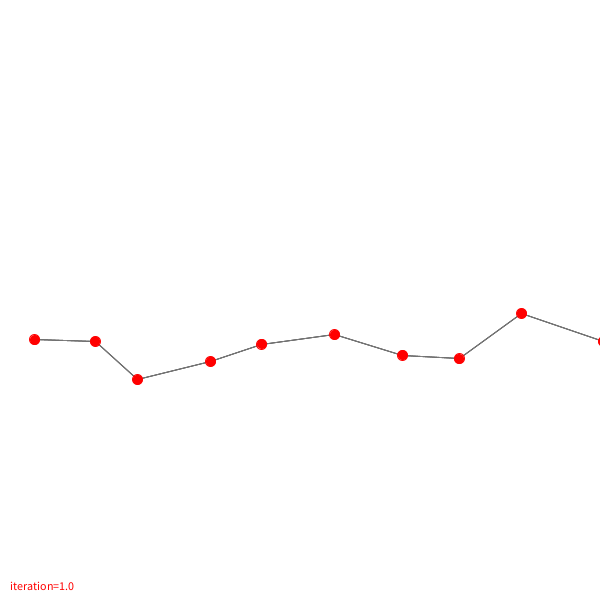
Frame 1 (no input)
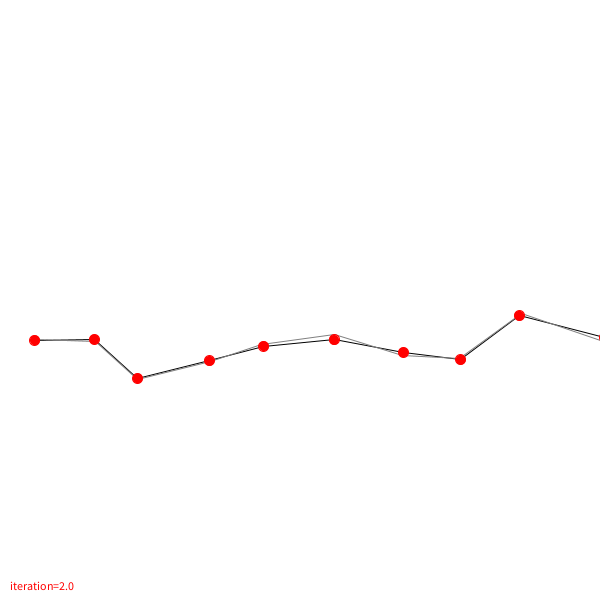
Frame 2 (the mouse pressed at the canvas centre, redrawn once)

The Processing sketch that drew these frames (run headless with seeded random() and noise(); the mouse was pressed at the canvas centre and the sketch redrawn once):

// Processing sketch: MetroSolver
// ── MetroSolver.pde
final int N = 10;

ArrayList<Vertex> vertices = new ArrayList<Vertex>();
ArrayList<Vertex> positions = new ArrayList<Vertex>();
ArrayList<Edge> edges = new ArrayList<Edge>();

float minimum_distance;
float dt = .01;
float iteration = 0;

float accuracy_weight = 1.0;
float grid_weight = 100.0;
float distance_weight = 10.0;
float octilinearity_weight = 1000.0;
void setup() {
  size(600, 600);
  float off = 0.0;
  float x = 0.0 + random(width/(N+1));
  float y = height/2 + height/(N+1) - random(height/(N+1));
  for(int i=0; i< N; i++) {
    positions.add(new Vertex(x, y));
    vertices.add(new Vertex(x, y));
    if(i > 0) {
      edges.add(new Edge(vertices.get(i-1), vertices.get(i)));
    }
    float dx=0, dy=0;
    while(dx < width/(2*N)) {
      off += 1;
      dx = width/N + (0.5 - noise(off)) * width / N;
      dy = (0.5 - noise(off + 360)) * 2 * height / N;
    }
    x += dx;
    y += dy;
  }
  minimum_distance = width/N;
  noLoop();
}

boolean running = false;

void mouseClicked() {
  if(running) {
    noLoop();
  } else {
    loop();
  }
  running = !running;
}

void draw() {
  iteration++;
  background(255);
  fill(0);
  stroke(0);
  // Draw the grid
  //for(int i = 0; i < N; i++) {
  //  for(int j = 0; j < N; j++) {
  //    ellipse(i*width/(N), j*height/(N), 3, 3);
  //  }
  //}
  // Draw the lines
  for(int i=0; i<vertices.size()-1; i++) {
    // Draw the refined path
    stroke(0);
    line(vertices.get(i).x, vertices.get(i).y, vertices.get(i+1).x, vertices.get(i+1).y);
    // Draw the original path
    stroke(128);
    line(positions.get(i).x, positions.get(i).y, positions.get(i+1).x, positions.get(i+1).y);
  }
  
  fill(255, 0, 0);
  stroke(255, 0, 0);
  
  for(int i=0; i<edges.size(); i++) {
    edges.get(i).optimize(octilinearity_weight);
  }
  
  // Calculate and apply forces
  float dx, dy, f, phi;
  for(int i=0; i<vertices.size(); i++) {
    // Draw the vertex 
    Vertex c = vertices.get(i);
    ellipse(c.x, c.y, 10, 10);
    
    // Snap the vertices to a grid
    //dx = round(c.x / (width/N)) - c.x / (width/N);
    //dy = round(c.y / (height/N)) - c.y / (height/N);
    //
    //f = grid_weight / (1+(sq(dx) + sq(dy))); // ~ 1/r^2
    //phi = atan2(dy, dx);
    //c.addForce(f * cos(phi), f * sin(phi));
    
    
    // Pull of original positions
    dx = positions.get(i).x - c.x;
    dy = positions.get(i).y - c.y;
    f = accuracy_weight * euclidean_distance(positions.get(i), c); //sqrt(sq(dx) + sq(dy));
    phi = atan2(dy, dx);
    c.addForce(f * cos(phi), f * sin(phi));
    
    
    if(i > 0) {
      // Apply a force based on the distance between this and the previous vertex
      Vertex w = vertices.get(i-1);
      dx = w.x - c.x;
      dy = w.y - c.y;
      f =  manhattan_hookes(c, w, distance_weight, minimum_distance);
      phi = atan2(dy, dx);
      c.addForce(f * cos(phi), f * sin(phi));
   }
    
   if(i < vertices.size()-1) {
      // Apply a force based on the distance between this and the next vertex
      Vertex e = vertices.get(i+1);
      dx = e.x - c.x;
      dy = e.y - c.y;
      f = manhattan_hookes(c, e, distance_weight, minimum_distance); //distance_weight * (distance(e, c) - minimum_distance);
      phi = atan2(dy, dx);
      c.addForce(f * cos(phi), f * sin(phi)); 
    }
    c.applyForce(dt);
  }
  
  text("iteration=" + str(iteration), 10, height - 10);
}

// ── util.pde
float manhattan_distance(Vertex a, Vertex b) {
  return max(abs(a.x - b.x), abs(a.y - b.y));
}

float euclidean_distance(Vertex a, Vertex b) {
  return sqrt(sq(a.x - b.x) + sq(a.y - b.y));
}

float angle(Vertex a, Vertex b) {
  return atan2(a.y - b.y, a.x - b.x);
}

class Vertex {
  float x;
  float y;
  float fx = 0.0;
  float fy = 0.0;
  boolean station = true;
  
  Vertex(float x, float y, boolean station) {
    this.x = x;
    this.y = y;
    this.station = station;
  }
  
  Vertex(float x, float y) {
   this.x = x;
    this.y = y;
    this.station = false;
  }
  
  void addForce(float fx, float fy) {
    this.fx += fx;
    this.fy += fy;
  }
  
  void applyForce(float scale) {
    this.x += scale * this.fx;
    this.y += scale * fy;
    this.fx = 0.0;
    this.fy = 0.0;
  }
  
  void applyForce() {
    applyForce(1.0);
  }
}

class Edge {
  Vertex a;
  Vertex b;
  Edge(Vertex a, Vertex b) {
    this.a = a;
    this.b = b;
  }
  
  void optimize(float weight) {
    float phi = angle(a, b);
    float moment = weight * (round(4 * phi / PI) - 4 * phi / PI);
    
    a.addForce(-moment * sin(phi), moment * cos(phi));
    b.addForce(moment * sin(phi), -moment * cos(phi));
  }
}

int octilinear_section(float phi) {
  phi = phi % (2 * PI);
  float segment = PI / 8;
  if(15 * segment <= phi && phi < segment) {
    return 0;
  } else if(segment <= phi && phi < 3 * segment) {
    return 1;
  }else if(3 * segment <= phi && phi < 5 * segment) {
    return 2;
  }else if(5 * segment <= phi && phi < 7 * segment) {
    return 3;
  }else if(7 * segment <= phi && phi < 9 * segment) {
    return 4;
  }else if(9 * segment <= phi && phi < 11 * segment) {
    return 5;
  }else if(11 * segment <= phi && phi < 13 * segment) {
    return 6;
  }else if(13 * segment <= phi && phi < 15 * segment) {
    return 7;
  }
  return 0;
}

float manhattan_hookes(Vertex a, Vertex b, float k, float x0) {
  float x = manhattan_distance(a, b);
  float phi = angle(a, b);
  int section = octilinear_section(phi);
  
  if(x < x0) {
    return k*(x-x0);
  } else if (x > sqrt(2) * x0 && (section == 1 || section == 3 || section == 5 || section == 7)) {
    return k*(x-x0*(sqrt(2)-1));
  } 
  return 0.0;
}
